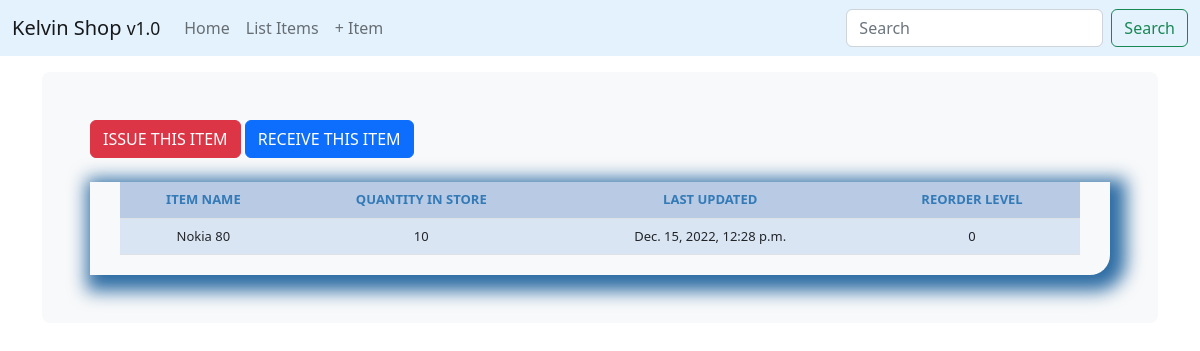
Screenshot of /stock_detail/4/ with the database file from the repository.
### stockmgt/models.py (models this page shows, shortened)
class Stock(models.Model):
    category = models.ForeignKey(Category, on_delete=models.CASCADE, blank=True)
    item_name = models.CharField(max_length=50, blank=True, null=True)
    quantity = models.IntegerField(default='0', blank=True, null=True)
    receive_quantity = models.IntegerField(default='0', blank=True, null=True)
    receive_by = models.CharField(max_length=50, blank=True, null=True)
    issue_quantity = models.IntegerField(default='0', blank=True, null=True)
    issue_by = models.CharField(max_length=50, blank=True, null=True)
    issue_to = models.CharField(max_length=50, blank=True, null=True)
    phone_number = models.CharField(max_length=50, blank=True, null=True)
    created_by = models.CharField(max_length=50, blank=True, null=True)
    reorder_level = models.IntegerField(default='0', blank=True, null=True)
    created_on = models.DateTimeField(auto_now_add=False)
    last_updated = models.DateTimeField(auto_now=True)

### stockmgt/views.py (the view)
# urls.py: path('stock_detail/<str:pk>/', views.stock_detail, name="stock_detail"),
def stock_detail(request, pk):
    queryset = Stock.objects.get(id=pk)
    context = {
        "title": queryset.item_name,
        "queryset": queryset,
    }
    return render(request, "stock_detail.html", context)

### templates/stock_detail.html
{% extends 'base.html' %}
{% load crispy_forms_tags %}
{% block content %}
	<a href="{% url 'issue_items' queryset.id %}"><div class='btn btn-danger'>ISSUE THIS ITEM</div></a>
    <a href="{% url 'receive_items' queryset.id %}"><div class='btn btn-primary'>RECEIVE THIS ITEM</div></a>
            <br><br>
            <div class="display_table">
              <table class='table'>
                      <tr>
                        <th>ITEM NAME</th>
                        <th>QUANTITY IN STORE</th>
                        <th>LAST UPDATED</th>
                        <th>REORDER LEVEL</th>
                      </tr>
                      <tr>
                        <td>{{queryset.item_name}}</td>
                        <td>{{queryset.quantity}}</td>
                        <td>{{queryset.last_updated}}</td>
                        <td>{{queryset.reorder_level}}</td>
                      </tr>
              </table>
        </div>
{% endblock %}

### static/css/style.css (style rules this page uses)
body { padding-top: 4.5rem; }
.table { font-size: 13px; text-align: center; width: 95%; margin: auto; text-align: center; }
.table tr:nth-child(odd) { background: #B8CAE4 }
.table tr:nth-child(even) { background: #dae5f4 }
th { color: #337ab7; }
.display_table { border-bottom-right-radius: 20px; padding-left: 5px; padding-right: 5px; padding-bottom: 20px; box-shadow: 0.4rem 0.4rem 1.1rem 0.6rem #2e6da4; }

### rows the page displays
Stock: item_name "Nokia 80", quantity "10", last_updated "Dec. 15, 2022, 12:28 p.m.", reorder_level "0"
